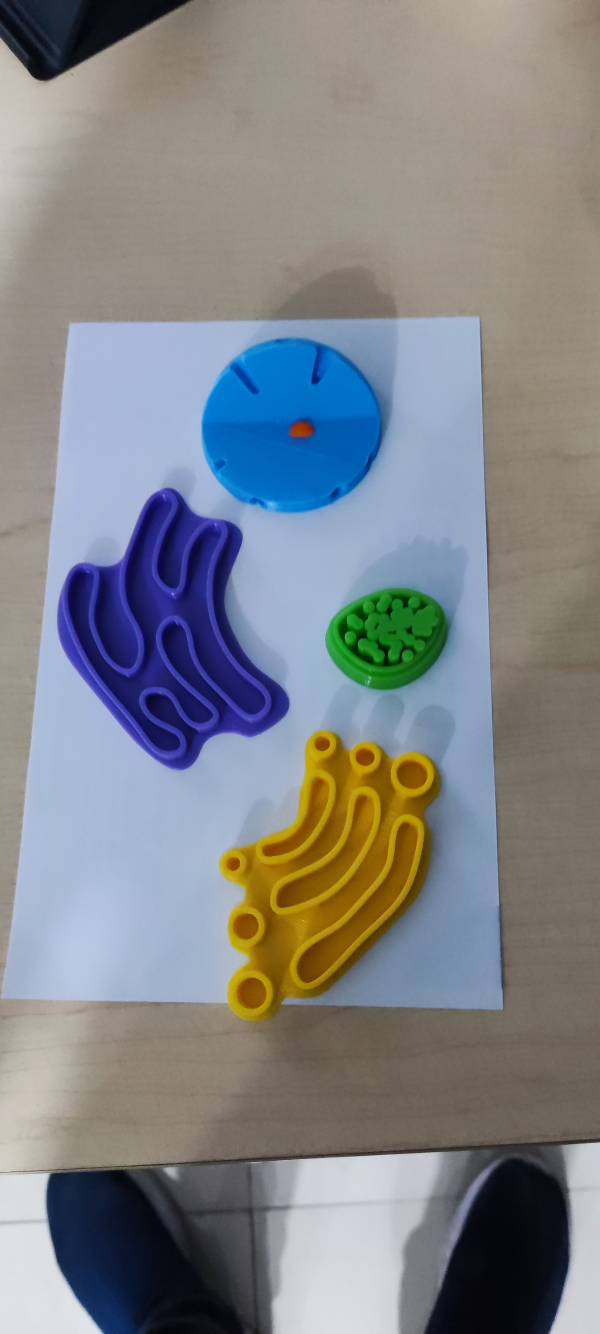
#> input picture Célula Vegetal/imagen.jpg, 1800 x 4000 px, given in place of the camera (shown at 1/3 size)
$ python test2.py
#> lines starting #> are read from the running program, lines starting #| are printed output that depends on the picture; after the words box and inside, x2 and y2 are one past the last pixel; in counts of white or black regions, pixels touching at a corner belong together
import cv2
import numpy as np

def dibujar(mask,color):
  contornos,_ = cv2.findContours(mask, cv2.RETR_EXTERNAL,
      cv2.CHAIN_APPROX_SIMPLE)
  for c in contornos:
    area = cv2.contourArea(c)
    if area > 3000:
      M = cv2.moments(c)
      if (M["m00"]==0): M["m00"]=1
      x = int(M["m10"]/M["m00"])
      y = int(M['m01']/M['m00'])
      nuevoContorno = cv2.convexHull(c)
      cv2.circle(frame,(x,y),7,(0,255,0),-1)
      cv2.putText(frame,'{},{}'.format(x,y),(x+10,y), font, 0.75,(0,255,0),1,cv2.LINE_AA)
      cv2.drawContours(frame, [nuevoContorno], 0, color, 3)

cap = cv2.VideoCapture(0)
# cap = cv2.VideoCapture("video.mp4")

azulBajo = np.array([100,100,20],np.uint8)
azulAlto = np.array([125,255,255],np.uint8)
amarilloBajo = np.array([15,100,20],np.uint8)
amarilloAlto = np.array([45,255,255],np.uint8)
redBajo1 = np.array([0,100,20],np.uint8)
redAlto1 = np.array([5,255,255],np.uint8)
redBajo2 = np.array([175,100,20],np.uint8)
redAlto2 = np.array([179,255,255],np.uint8)
font = cv2.FONT_HERSHEY_SIMPLEX
ret=True
while ret:
  ret,frame = cap.read()
#> frame is the input picture: shape (4000, 1800, 3); mean B, G, R 136.2, 132.6, 129.4
  # input(frame.shape)
  # frame = cv2.resize(frame, (270,480))
  if ret == True:
    frameHSV = cv2.cvtColor(frame,cv2.COLOR_BGR2HSV)
#> frameHSV: shape (4000, 1800, 3); mean H, S, V 61.6, 72.9, 153.7
    maskAzul = cv2.inRange(frameHSV,azulBajo,azulAlto)
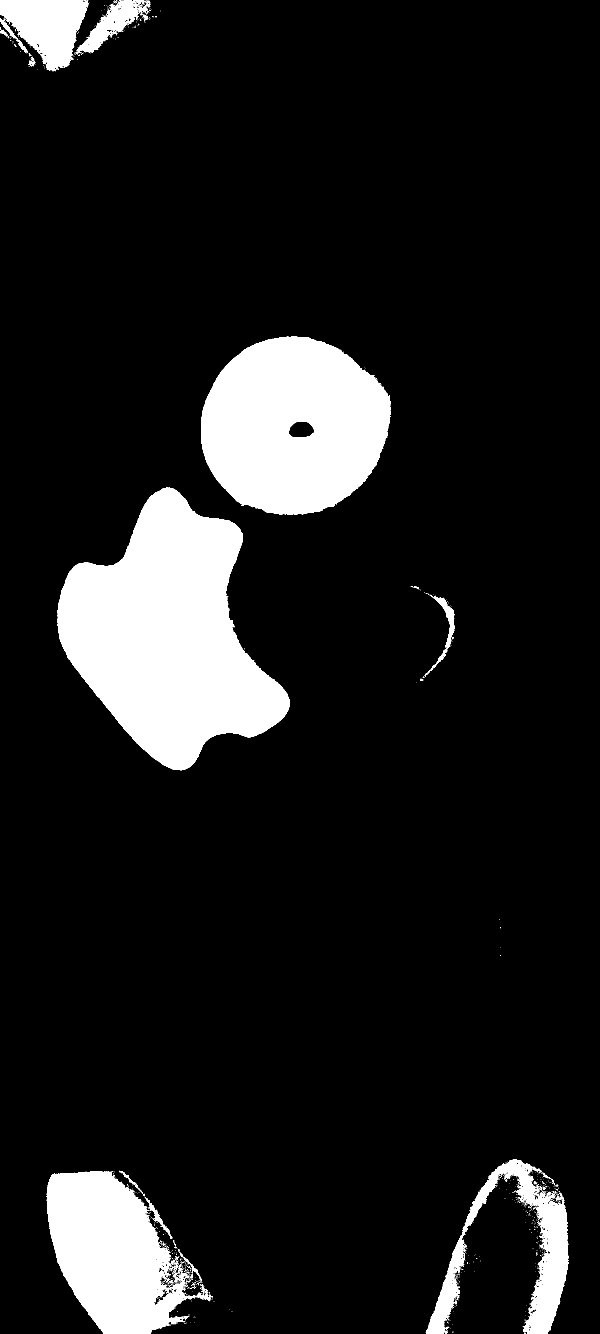
#> maskAzul: shape (4000, 1800) (shown at 1/3 size); 11.3% white; 1329 white regions (1272 under 20 px), largest, box (x1, y1, x2, y2) and area: (173, 1462, 869, 2311) 338585, (604, 1010, 1173, 1544) 232184, (140, 3514, 587, 4000) 134706
    maskAmarillo = cv2.inRange(frameHSV,amarilloBajo,amarilloAlto)
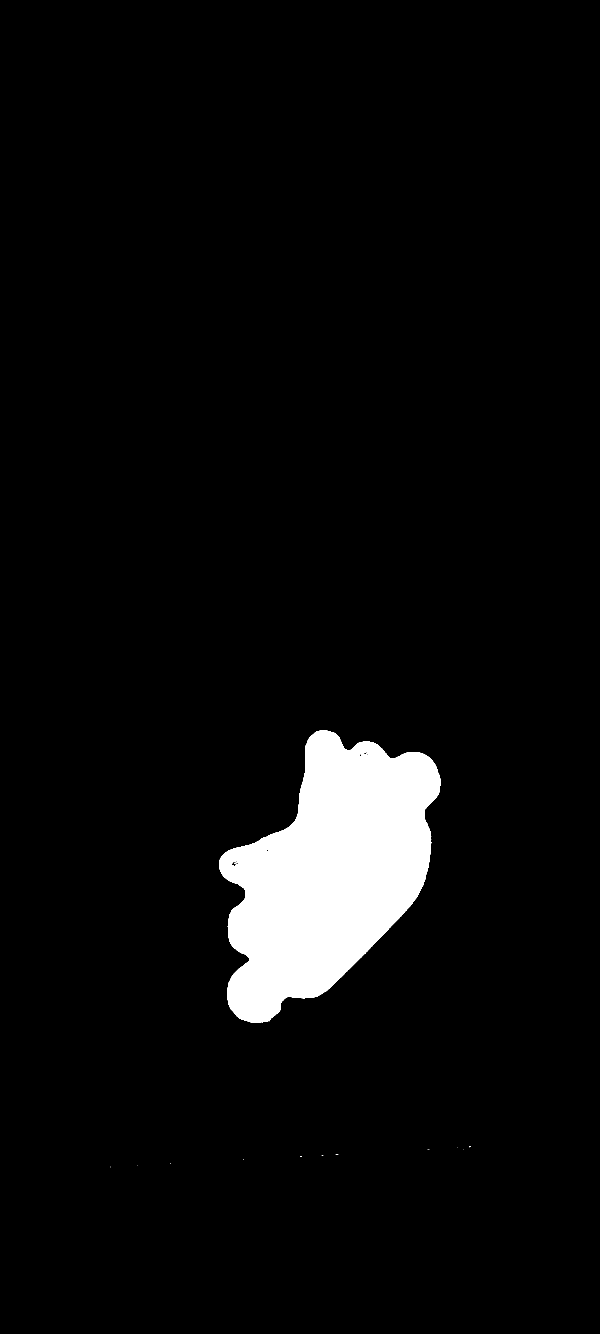
#> maskAmarillo: shape (4000, 1800) (shown at 1/3 size); 4.8% white; 15 white regions (14 under 20 px), largest, box (x1, y1, x2, y2) and area: (657, 2191, 1321, 3067) 347985
    maskRed1 = cv2.inRange(frameHSV,redBajo1,redAlto1)
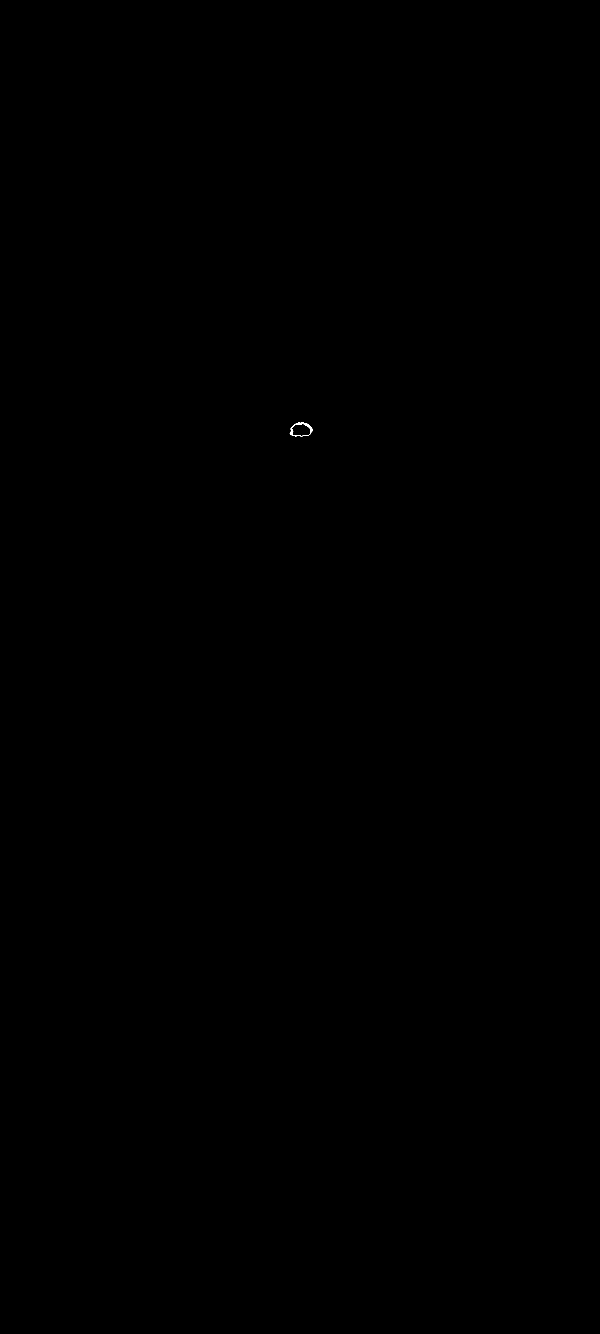
#> maskRed1: shape (4000, 1800) (shown at 1/3 size); 0.01% white; 1 white region, box (x1, y1, x2, y2) and area: (869, 1268, 938, 1309) 572
    maskRed2 = cv2.inRange(frameHSV,redBajo2,redAlto2)
#> maskRed2: shape (4000, 1800); 0% white in thin lines or dots, all inside (x1, y1, x2, y2) = (869, 1267, 940, 1309)
    maskRed = cv2.add(maskRed1,maskRed2)
#> maskRed: shape (4000, 1800); 0.01% white; 1 white region
    dibujar(maskAzul,(255,0,0))
#> in dibujar, `contornos,_ = cv2.findContours(mask, cv2.RETR_EXTERNAL, cv2.CHAIN_APPR..`: contornos = 1314 contours, 1285 with area under 20; largest, box (x1, y1, x2, y2) and area: (173, 1462, 869, 2311) 337466, (604, 1010, 1173, 1544) 234210, (140, 3514, 587, 4000) 134793, (1277, 3478, 1705, 4000) 50586, (0, 0, 266, 214) 33822
#> the loop in dibujar, `for c in contornos:` made 1314 passes
#> (area, x, y) on passes 1022, 1031, 1069, 1080, 1311, 1314: (134793, 329, 3758), (50585.5, 1559, 3763), (337466, 504, 1907), (234210, 880, 1277), (10556.5, 333, 73), (33822.5, 141, 77)
#> area on passes 6, 16, 55: 20, 26, 38.5
    dibujar(maskAmarillo,(0,255,255))
#> call 2 of dibujar, with color = (0, 255, 255)
#> in dibujar (call 2), `contornos,_ = cv2.findContours(mask, cv2.RETR_EXTERNAL, cv2.CHAIN_APPR..`: contornos = 13 contours, 12 with area under 20; largest, box (x1, y1, x2, y2) and area: (657, 2191, 1321, 3067) 347195
#> the loop in dibujar (call 2), `for c in contornos:` made 13 passes
#> (area, x, y) on pass 13: (347195, 987, 2619)
#> after the loop in dibujar (call 2), `for c in contornos:`:
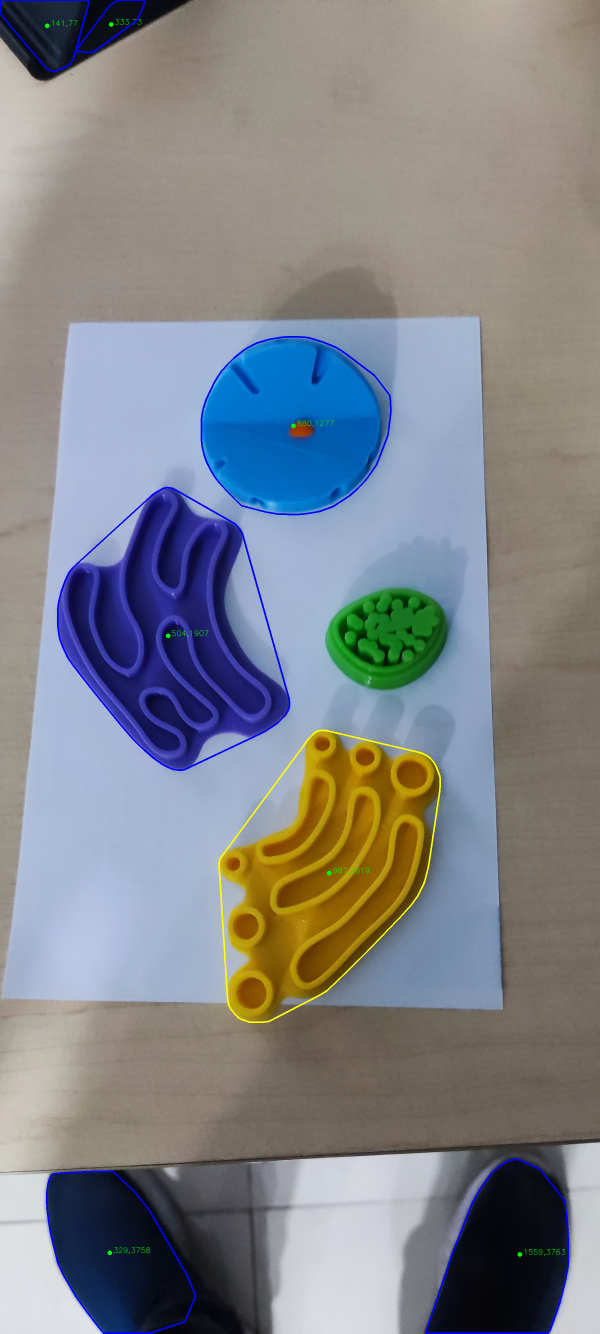
#> frame: shape (4000, 1800, 3) (shown at 1/3 size); mean B, G, R 136.7, 132.4, 129.2
    dibujar(maskRed,(0,0,255))
#> in dibujar (call 3), `contornos,_ = cv2.findContours(mask, cv2.RETR_EXTERNAL, cv2.CHAIN_APPR..`: contornos = 1 contour; box (x1, y1, x2, y2) and area: (869, 1267, 940, 1309) 2280
    cv2.imshow('frame',frame)
    if cv2.waitKey(1) & 0xFF == ord('s'):
#> (key Esc is pressed here)
      break
cap.release()
cv2.destroyAllWindows()

$ run again, on Célula Vegetal/tesr.jpg
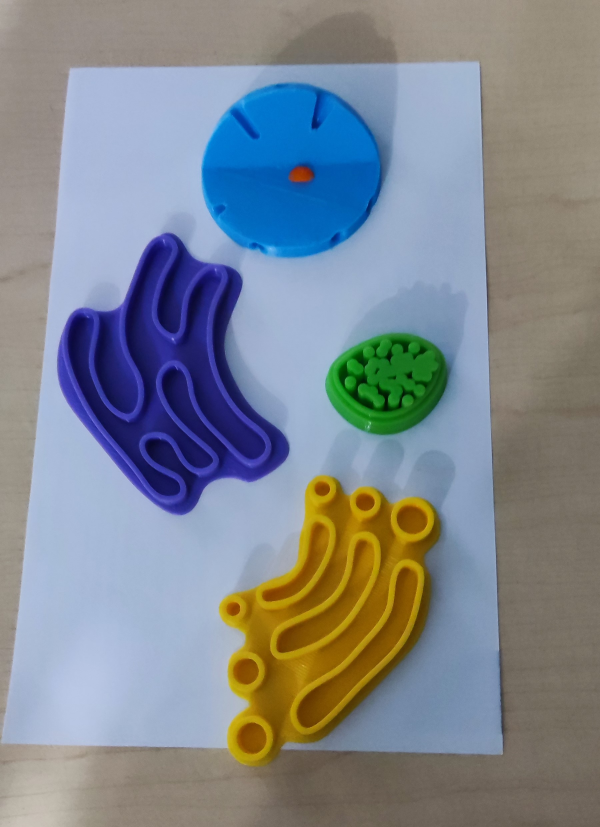
#> input picture Célula Vegetal/tesr.jpg, 1800 x 2481 px, given in place of the camera (shown at 1/3 size)
#> frame is the input picture: shape (2481, 1800, 3); mean B, G, R 143.9, 135.8, 128.1
#> frameHSV: shape (2481, 1800, 3); mean H, S, V 67.5, 87.9, 164.2
#> `maskAzul = cv2.inRange(frameHSV,azulBajo,azulAlto)`:
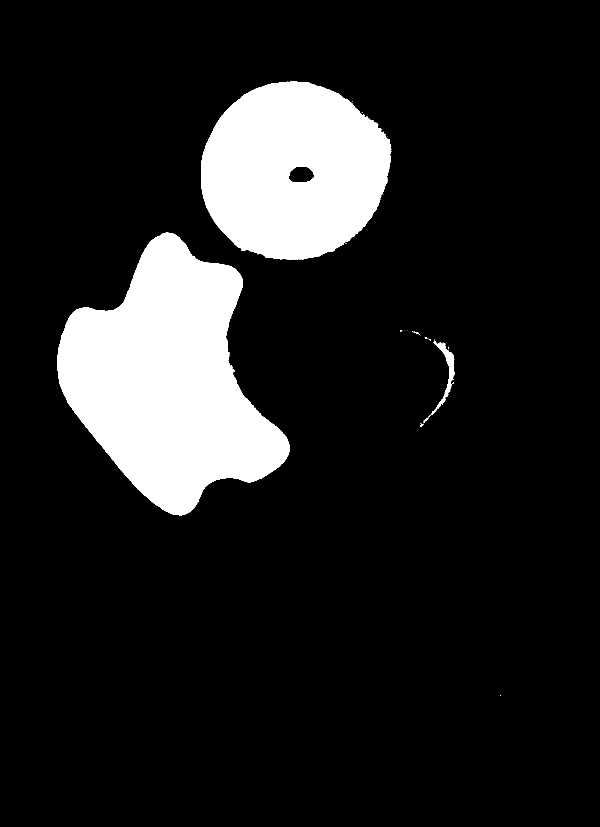
#> maskAzul: shape (2481, 1800) (shown at 1/3 size); 12.9% white; 52 white regions (46 under 20 px), largest, box (x1, y1, x2, y2) and area: (172, 698, 869, 1546) 338871, (603, 245, 1174, 779) 232398, (1286, 1023, 1364, 1251) 2947, (1271, 1252, 1287, 1269) 69, (1237, 993, 1260, 1005) 59, (1260, 1270, 1271, 1279) 47
#> `maskAmarillo = cv2.inRange(frameHSV,amarilloBajo,amarilloAlto)`:
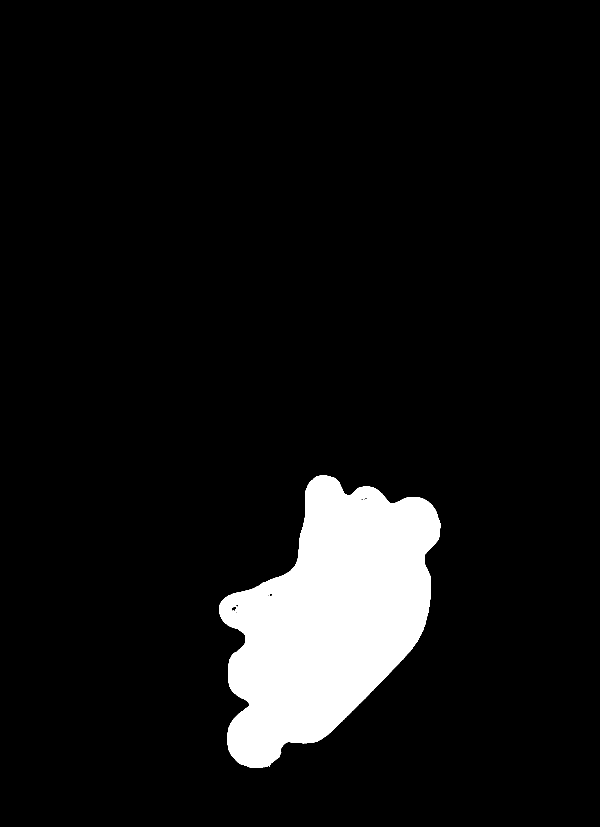
#> maskAmarillo: shape (2481, 1800) (shown at 1/3 size); 7.8% white; 2 white regions (1 under 20 px), largest, box (x1, y1, x2, y2) and area: (657, 1426, 1321, 2303) 348000
#> maskRed1: shape (2481, 1800); 0.01% white; 1 white region, box (x1, y1, x2, y2) and area: (869, 503, 939, 544) 587
#> maskRed2: shape (2481, 1800); 0% white in thin lines or dots, all inside (x1, y1, x2, y2) = (869, 502, 940, 544)
#> maskRed: shape (2481, 1800); 0.02% white; 1 white region
#> contornos = 51 contours, 45 with area under 20; largest, box (x1, y1, x2, y2) and area: (172, 698, 869, 1546) 337736, (603, 245, 1174, 779) 234431, (1286, 1023, 1364, 1251) 2676, (1271, 1252, 1287, 1269) 45, (1237, 993, 1260, 1005) 32, (1260, 1270, 1271, 1279) 31
#> the loop in dibujar, `for c in contornos:` made 51 passes
#> (area, x, y) on passes 39, 51: (337736, 504, 1142), (234431, 880, 512)
#> contornos = 1 contour; box (x1, y1, x2, y2) and area: (657, 1426, 1321, 2303) 347216
#> the loop in dibujar (call 2), `for c in contornos:` made 1 pass
#> (area, x, y) on pass 1: (347216, 987, 1854)
#> contornos = 1 contour; box (x1, y1, x2, y2) and area: (869, 502, 940, 544) 2262
